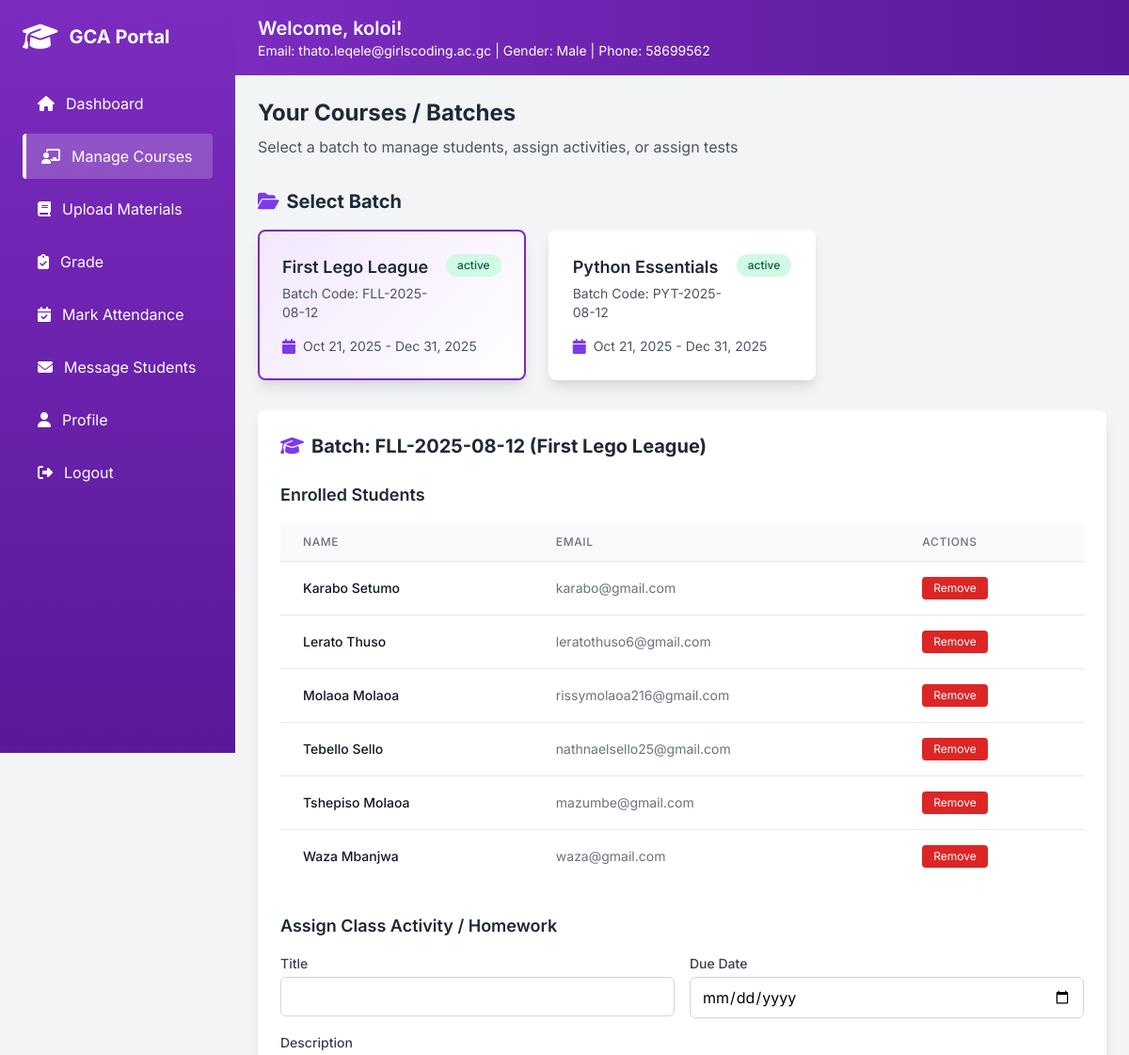
The app's page /manage_teacher_courses.php?course_id=21 (signed in, upper part), older data.
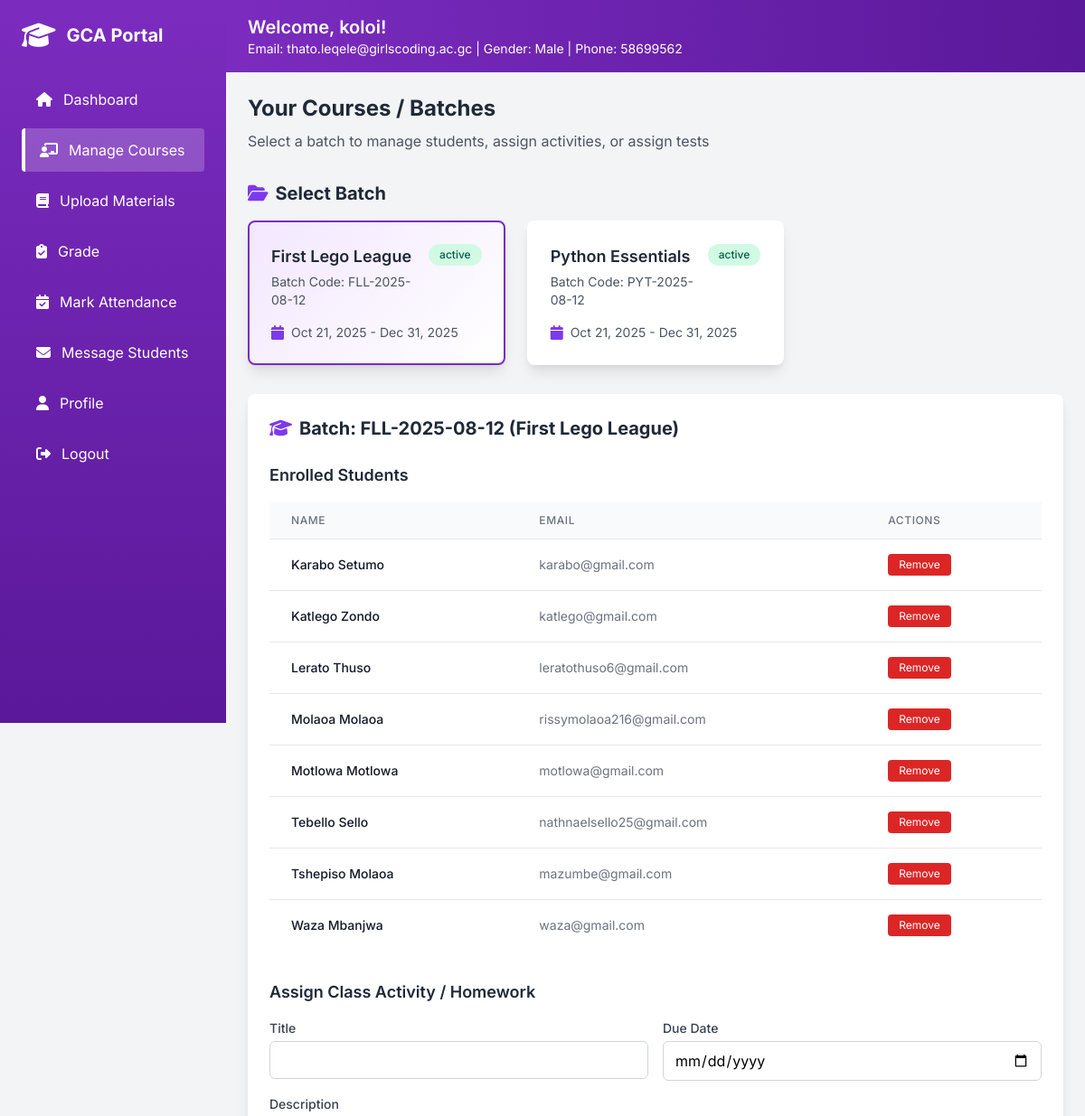
The same page, newer data.
### tables this page shows
CREATE TABLE `course_assignments` (
  `assignment_id` int(11) NOT NULL AUTO_INCREMENT,
  `teacher_id` int(11) NOT NULL,
  `batch_id` int(11) NOT NULL,
  `created_at` timestamp NOT NULL DEFAULT current_timestamp(),
  PRIMARY KEY (`assignment_id`),
  KEY `fk_teacher` (`teacher_id`),
  KEY `fk_batch` (`batch_id`),
  CONSTRAINT `fk_batch` FOREIGN KEY (`batch_id`) REFERENCES `batches` (`batch_id`) ON DELETE CASCADE,
  CONSTRAINT `fk_teacher` FOREIGN KEY (`teacher_id`) REFERENCES `teachers` (`teacher_id`) ON DELETE CASCADE
);

CREATE TABLE `courses` (
  `course_id` int(11) NOT NULL AUTO_INCREMENT,
  `title` varchar(255) NOT NULL,
  `courseName` varchar(255) NOT NULL,
  `description` text DEFAULT NULL,
  `category` varchar(100) DEFAULT NULL,
  `level` varchar(50) DEFAULT NULL,
  `start_date` date DEFAULT NULL,
  `end_date` date DEFAULT NULL,
  `price` decimal(10,2) DEFAULT NULL,
  `status` enum('active','inactive') DEFAULT 'active',
  `image_path` varchar(255) DEFAULT 'uploads/courses/course1.jpg',
  PRIMARY KEY (`course_id`)
);

CREATE TABLE `batches` (
  `batch_id` int(11) NOT NULL AUTO_INCREMENT,
  `batch_code` varchar(50) NOT NULL,
  `course_id` int(11) NOT NULL,
  `start_date` date DEFAULT NULL,
  `end_date` date DEFAULT NULL,
  `status` enum('active','completed','inactive') DEFAULT 'active',
  PRIMARY KEY (`batch_id`),
  UNIQUE KEY `batch_code` (`batch_code`),
  KEY `course_id` (`course_id`),
  CONSTRAINT `batches_ibfk_1` FOREIGN KEY (`course_id`) REFERENCES `courses` (`course_id`)
);

CREATE TABLE `course_enrollments` (
  `enrollment_id` int(11) NOT NULL AUTO_INCREMENT,
  `enrollment_number` varchar(50) NOT NULL,
  `student_id` int(11) NOT NULL,
  `batch_id` int(11) NOT NULL,
  `enrolled_at` timestamp NOT NULL DEFAULT current_timestamp(),
  `status` enum('active','completed','dropped') DEFAULT 'active',
  PRIMARY KEY (`enrollment_id`),
  UNIQUE KEY `enrollment_number` (`enrollment_number`),
  KEY `student_id` (`student_id`),
  KEY `fk_batch_id` (`batch_id`),
  CONSTRAINT `course_enrollments_ibfk_1` FOREIGN KEY (`student_id`) REFERENCES `students` (`student_id`) ON DELETE CASCADE,
  CONSTRAINT `fk_batch_id` FOREIGN KEY (`batch_id`) REFERENCES `batches` (`batch_id`)
);

CREATE TABLE `users` (
  `user_id` int(11) NOT NULL AUTO_INCREMENT,
  `firstName` varchar(100) DEFAULT NULL,
  `lastName` varchar(100) DEFAULT NULL,
  `email` varchar(100) DEFAULT NULL,
  `password` varchar(255) DEFAULT NULL,
  `username` varchar(50) DEFAULT NULL,
  `role` varchar(20) DEFAULT NULL,
  `gender` varchar(10) DEFAULT NULL,
  `dob` date DEFAULT NULL,
  `IDNumber` varchar(20) DEFAULT NULL,
  `phone` varchar(20) DEFAULT NULL,
  `document` varchar(255) DEFAULT NULL,
  `status` varchar(20) DEFAULT NULL,
  `address_id` int(11) DEFAULT NULL,
  `created_at` datetime DEFAULT NULL,
  `updated_at` datetime DEFAULT NULL,
  PRIMARY KEY (`user_id`),
  UNIQUE KEY `email` (`email`),
  UNIQUE KEY `username` (`username`),
  KEY `address_id` (`address_id`),
  CONSTRAINT `users_ibfk_1` FOREIGN KEY (`address_id`) REFERENCES `addresses` (`address_id`)
);

### manage_teacher_courses.php (the view, shortened to what the changed rows need)
<?php
include 'db.php';
$user_id = (int)$_SESSION['user_id'];
$teacher_info = [];
try {
    $teacher_query = $conn->prepare("SELECT username, email, gender, phone FROM users WHERE user_id = ? AND role = 'teacher'");
    $teacher_query->bind_param("i", $user_id);
    $teacher_query->execute();
    $teacher_info = $teacher_query->get_result()->fetch_assoc();
} catch (Exception $e) {
    error_log("Error fetching teacher info: " . $e->getMessage());
    die("Error loading teacher profile");
}
try {
    $teacher_id_res = $conn->prepare("SELECT teacher_id FROM teachers WHERE user_id = ?");
    $teacher_id_res->bind_param("i", $user_id);
    $teacher_id_res->execute();
    $res = $teacher_id_res->get_result();
    $teacher_id = (int)$res->fetch_assoc()['teacher_id'];
} catch (Exception $e) {
    error_log("Error fetching teacher ID: " . $e->getMessage());
    die("Error loading teacher profile");
}
$courses = [];
try {
    $course_stmt = $conn->prepare("
        SELECT ca.batch_id, b.batch_code, c.courseName, b.start_date, b.end_date, b.status
        FROM course_assignments ca
        INNER JOIN batches b ON ca.batch_id = b.batch_id
        INNER JOIN courses c ON b.course_id = c.course_id
        WHERE ca.teacher_id = ?
    ");
    $course_stmt->bind_param("i", $teacher_id);
    $course_stmt->execute();
    $courses_res = $course_stmt->get_result();
    while ($row = $courses_res->fetch_assoc()) {
        $courses[] = $row;
    }
} catch (Exception $e) {
    error_log("Error fetching courses: " . $e->getMessage());
    $message = "<div class='bg-red-100 border border-red-400 text-red-700 px-4 py-3 rounded mb-6 flex items-center'>Error loading courses: " . htmlspecialchars($e->getMessage()) . " <i class='fas fa-exclamation-triangle ml-2'></i></div>";
}
$selected_course_id = filter_input(INPUT_GET, 'course_id', FILTER_VALIDATE_INT) ?:
                     filter_input(INPUT_POST, 'selected_course_id', FILTER_VALIDATE_INT);
$students_by_batch = [];
if ($selected_course_id) {
    if ($selected_course_id) {
        try {
            $stmt_students = $conn->prepare("
                SELECT ce.enrollment_id, ce.batch_id, ce.student_id, u.firstName, u.lastName, u.email, ce.status
                FROM course_enrollments ce
                INNER JOIN students s ON ce.student_id = s.student_id
                INNER JOIN users u ON s.user_id = u.user_id
                WHERE ce.batch_id = ? AND ce.status = 'active'
                ORDER BY u.firstName
            ");
            $stmt_students->bind_param("i", $selected_course_id);
            $stmt_students->execute();
            $res_students = $stmt_students->get_result();
            $students_by_batch[$selected_course_id] = [];
            while ($row = $res_students->fetch_assoc()) {
                $students_by_batch[$selected_course_id][] = $row;
            }
        } catch (Exception $e) {
            error_log("Error fetching students: " . $e->getMessage());
            $message = "<div class='bg-red-100 border border-red-400 text-red-700 px-4 py-3 rounded mb-6 flex items-center'>Error fetching students: " . htmlspecialchars($e->getMessage()) . " <i class='fas fa-exclamation-triangle ml-2'></i></div>";
        }
    }
}
?>
<!DOCTYPE html>
<html lang="en">
<head>
    <link href="https://cdn.jsdelivr.net/npm/tailwindcss@2.2.19/dist/tailwind.min.css" rel="stylesheet">
    <link href="https://cdnjs.cloudflare.com/ajax/libs/font-awesome/6.5.1/css/all.min.css" rel="stylesheet">
</head>
<body class="bg-gray-100">
    <aside class="sidebar" id="sidebar">
        <div class="p-6">
            <div class="flex items-center mb-8">
                <h2 class="text-white text-xl font-bold">GCA Portal</h2>
            </div>
        </div>
    </aside>
    <div class="main-content" id="mainContent">
        <header class="gradient-header text-white py-4 px-6 flex justify-between items-center">
            <div>
                <h1 class="text-xl font-semibold">Welcome, <?= htmlspecialchars($teacher_info['username']) ?>!</h1>
            </div>
        </header>
        <main class="p-6">
            <div class="mb-8">
                <h2 class="text-2xl font-bold text-gray-800 mb-2">Your Courses / Batches</h2>
            </div>
            <div class="mb-8">
                <div class="grid grid-cols-1 md:grid-cols-2 lg:grid-cols-3 gap-6">
                    <?php foreach ($courses as $course): ?>
                        <a href="?course_id=<?= $course['batch_id'] ?>"
                           class="batch-card bg-white rounded-lg shadow-lg p-6 no-underline <?= $course['batch_id'] == $selected_course_id ? 'selected' : '' ?>">
                            <div class="flex items-start justify-between mb-4">
                                <div class="flex-1">
                                    <h4 class="text-lg font-semibold text-gray-800 mb-1">
                                        <?= htmlspecialchars($course['courseName']) ?>
                                    </h4>
                                    <p class="text-sm text-gray-600">Batch Code: <?= htmlspecialchars($course['batch_code']) ?></p>
                                </div>
                                <span class="inline-block px-3 py-1 rounded-full text-xs font-medium <?= $course['status'] === 'active' ? 'bg-green-100 text-green-800' : 'bg-gray-100 text-gray-600' ?>">
                                    <?= htmlspecialchars($course['status']) ?>
                                </span>
                            </div>
                            <div class="flex items-center justify-between">
                                <div class="flex items-center text-gray-600">
                                    <i class="fas fa-calendar mr-2 text-purple-600"></i>
                                    <span class="text-sm"><?= date('M j, Y', strtotime($course['start_date'])) ?> - <?= date('M j, Y', strtotime($course['end_date'])) ?></span>
                                </div>
                            </div>
                        </a>
                    <?php endforeach; ?>
                </div>
            </div>
            <?php if ($selected_course_id): ?>
                <?php if ($selected_course_id): ?>
                    <div class="bg-white rounded-lg shadow-lg p-6 mb-8">
                        <div class="mb-8">
                            <?php if (!empty($students_by_batch[$selected_course_id])): ?>
                                <div class="overflow-x-auto">
                                    <table class="min-w-full divide-y divide-gray-200">
                                        <thead class="bg-gray-50">
                                            <tr>
                                                <th class="px-6 py-3 text-left text-xs font-medium text-gray-500 uppercase tracking-wider">Name</th>
                                                <th class="px-6 py-3 text-left text-xs font-medium text-gray-500 uppercase tracking-wider">Email</th>
                                                <th class="px-6 py-3 text-left text-xs font-medium text-gray-500 uppercase tracking-wider">Actions</th>
                                            </tr>
                                        </thead>
                                        <tbody class="bg-white divide-y divide-gray-200">
                                            <?php foreach ($students_by_batch[$selected_course_id] as $student): ?>
                                                <tr class="hover:bg-gray-50">
                                                    <td class="px-6 py-4 whitespace-nowrap">
                                                        <div class="text-sm font-medium text-gray-900"><?= htmlspecialchars($student['firstName'] . ' ' . $student['lastName']) ?></div>
                                                    </td>
                                                    <td class="px-6 py-4 whitespace-nowrap">
                                                        <div class="text-sm text-gray-500"><?= htmlspecialchars($student['email']) ?></div>
                                                    </td>
                                                    <td class="px-6 py-4 whitespace-nowrap text-sm font-medium">
                                                        <form method="POST" class="inline" onsubmit="return confirm('Remove this student from the batch?');">
                                                            <button type="submit" name="remove_student" class="px-3 py-1 bg-red-600 text-white rounded text-xs hover:bg-red-700 transition-colors">Remove</button>
                                                        </form>
                                                    </td>
                                                </tr>
                                            <?php endforeach; ?>
                                        </tbody>
                                    </table>
                                </div>
                            <?php endif; ?>
                        </div>
                    </div>
                <?php endif; ?>
            <?php endif; ?>
        </main>
    </div>
</body>
</html>

Row changes from the older to the newer data that the page shows:
added course_enrollments: users.firstName+lastName "Katlego Zondo", users.email "katlego@gmail.com"
added course_enrollments: users.firstName+lastName "Motlowa Motlowa", users.email "motlowa@gmail.com"
